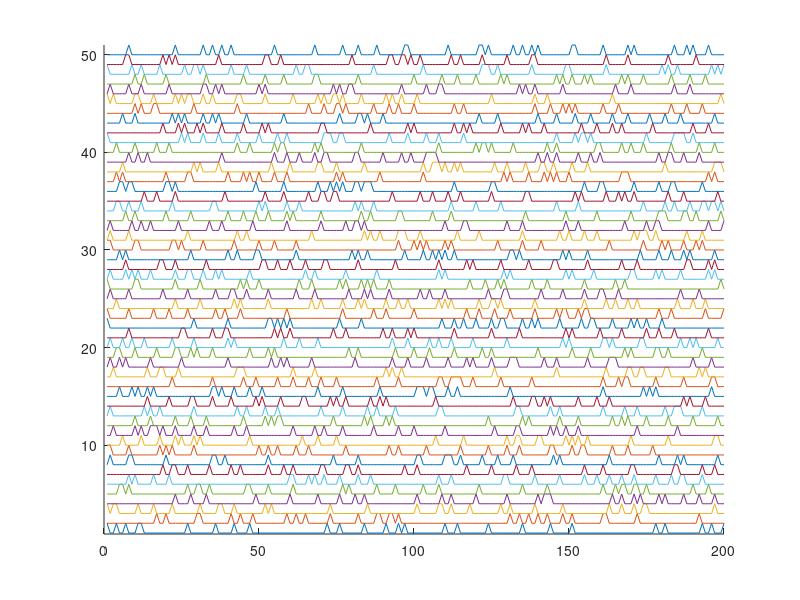
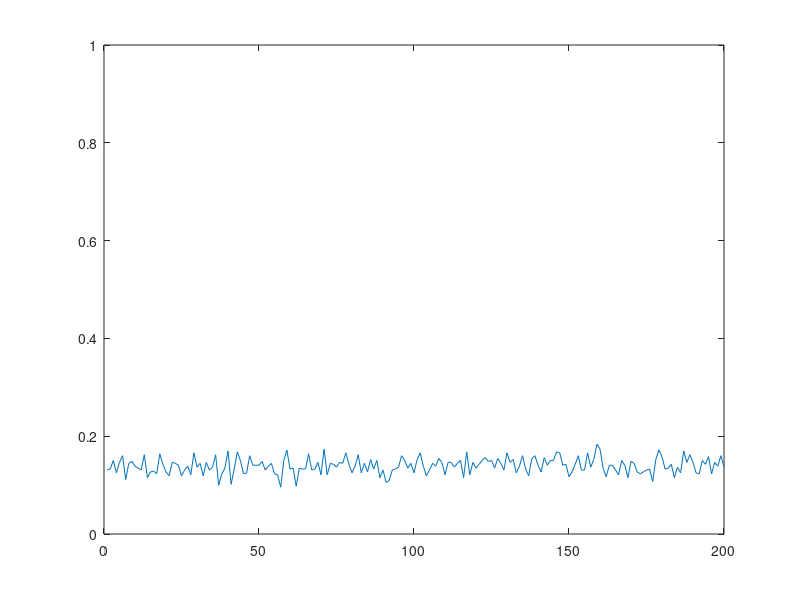
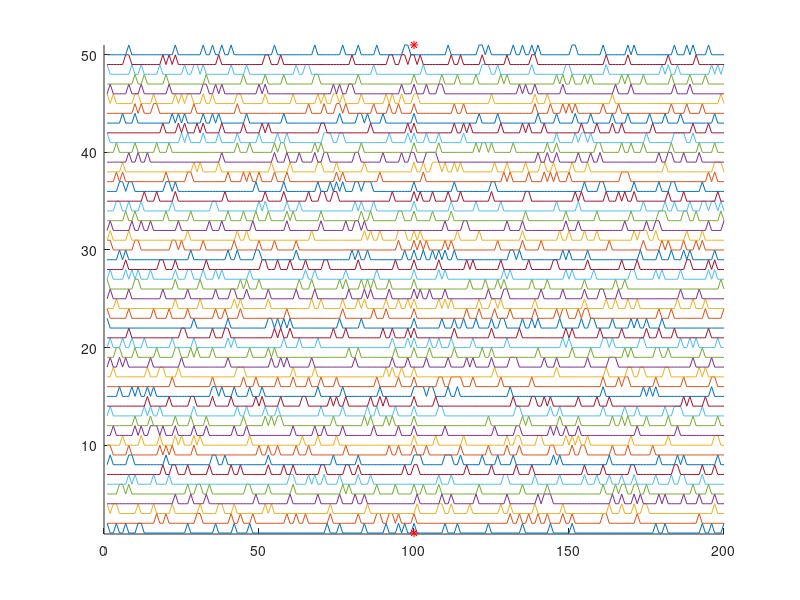
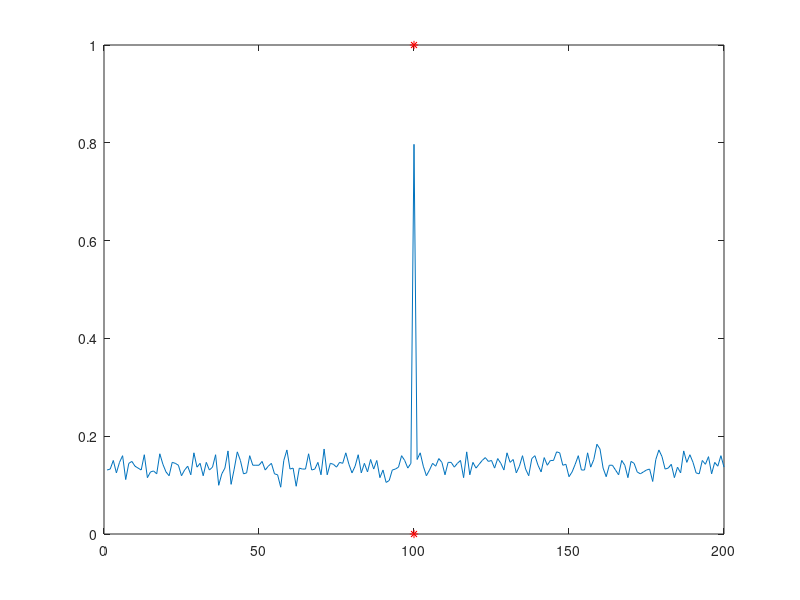

The MATLAB script that drew these images, in order:
clear all

%% Random spikes 

numits = 512; % How many neurons 

len = 200; % Duration of the epoch
numspikes = 30; % Number of spikes per epoch

z = zeros(1,len); % Empty time window, no spikes
t = 1:len; % Time steps

% Make each neuron
for j=numits:-1:1
    neuron(:,j) = z; 
    tt = randi(len,[1,numspikes]); % Random time indexes...
    neuron(tt,j) = 1; % Are set to one, which is the spike
end

% Calculate the downstream response to all neural inputs
    avgDownStream = sum(neuron');
    avgDownStream = avgDownStream / numits;

% Plot all or some of the raw spike trains
maxnumtrainstoshow = 50;
figure(27); clf; hold on;
    for j=1:min([maxnumtrainstoshow, numits])
        plot(t, neuron(:,j)+j);
    end
    ylim([0.9, min([maxnumtrainstoshow+1, numits+1])])

% Plot the downstream neural response
    figure(28); clf; 
        plot(t, avgDownStream); ylim([0 1]);

%% Signal detection with random spikes

detectionChance = 0.80; % Chance that a neuron will detect the event (range 0-1)


neuronDetector = neuron;

detections = find(rand(1,numits) <= detectionChance);
neuronDetector(round(len/2),detections) = 1;

% Calculate the downstream response to all neural inputs
    avgDownStreamDetector = sum(neuronDetector');
    avgDownStreamDetector = avgDownStreamDetector / numits;


figure(29); clf; hold on;
    for j=1:min([maxnumtrainstoshow, numits])
        plot(t, neuronDetector(:,j)+j);
    end
    ylim([0.9, min([maxnumtrainstoshow+1, numits+1])])
    plot(round(len/2), 1, 'r*'); plot(round(len/2), min([maxnumtrainstoshow+1, numits+1]), 'r*')

% Plot the downstream neural response
    figure(30); clf; 
        plot(t, avgDownStreamDetector); 
        hold on;
        plot(round(len/2), 1, 'r*'); plot(round(len/2), 0, 'r*')
        ylim([0 1]);



        